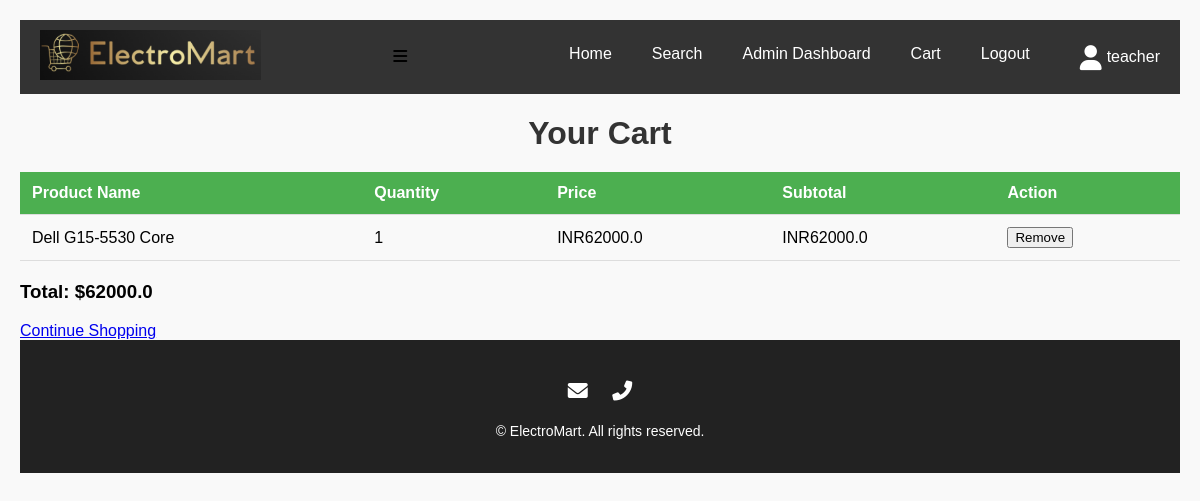
/cart (signed in), run on an earlier commit of the app's database.
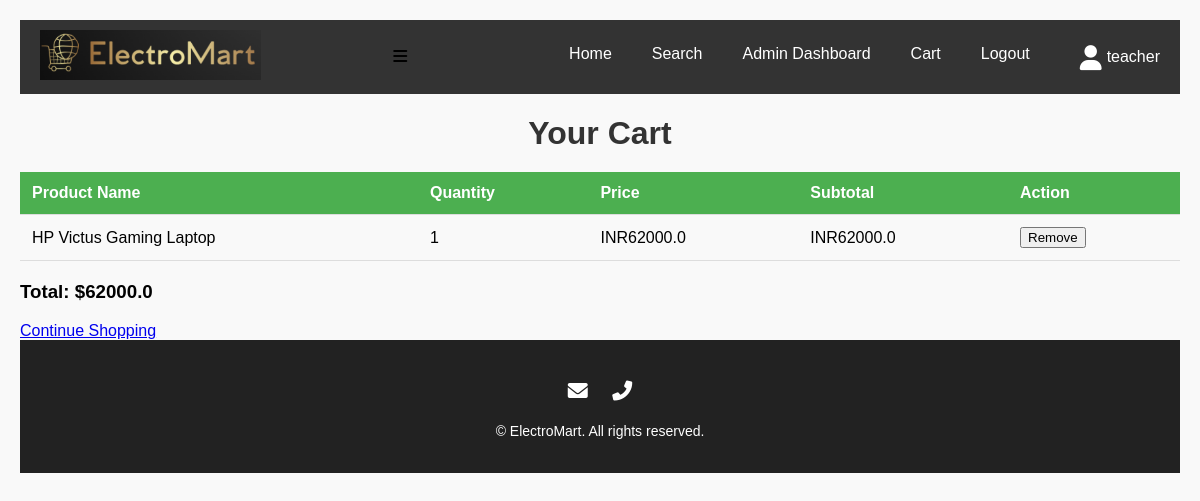
And on a later commit of the database.
### app.py (models this page shows)
class CartItem(db.Model):
    id = db.Column(db.Integer, primary_key=True)
    user_id = db.Column(db.Integer, db.ForeignKey('user.id'), nullable=False)  # Change 'users.id' to 'user.id'
    product_id = db.Column(db.Integer, db.ForeignKey('product.id'), nullable=False)  # Ensure consistency here
    quantity = db.Column(db.Integer, nullable=False, default=1)
    user = db.relationship('User', backref=db.backref('cart_items', lazy=True))
    product = db.relationship('Product', backref=db.backref('cart_items', lazy=True))

class Product(db.Model):
    __tablename__ = 'product'
    id = db.Column(db.Integer, primary_key=True)
    name = db.Column(db.String(100), nullable=False)
    category = db.Column(db.String(50), nullable=False)
    description = db.Column(db.Text, nullable=False)
    price = db.Column(db.Float, nullable=False)
    image_file = db.Column(db.String(120), nullable=False)
    admin_id = db.Column(db.Integer, db.ForeignKey('user.id'), nullable=False)  # Change 'users.id' to 'user.id'
    admin = db.relationship('User', backref='products')  # Correct relationship to 'User'

### app.py (the view)
@app.route('/cart')
@login_required
def cart():
    try:
        cart_items = CartItem.query.filter_by(user_id=current_user.id).all()
        total = sum(item.product.price * item.quantity for item in cart_items)
        return render_template('cart.html', cart_items=cart_items, total=total)
    except Exception as e:
        flash(f"Could not load cart: {str(e)}")
        return redirect(url_for('home'))

### app.py (called while the page is built)
@login_manager.user_loader
def load_user(user_id):
    return User.query.get(int(user_id))

### templates/cart.html (shortened to what this page needs)
{% extends 'base.html' %}
{% block content %}
    <h1>Your Cart</h1>
    {% if cart_items %}
        <table>
            <thead>
                <tr>
                    <th>Product Name</th>
                    <th>Quantity</th>
                    <th>Price</th>
                    <th>Subtotal</th>
                    <th>Action</th>
                </tr>
            </thead>
            <tbody>
                {% for item in cart_items %}
                <tr>
                    <td>{{ item.product.name }}</td>
                    <td>{{ item.quantity }}</td>
                    <td>INR{{ item.product.price }}</td>
                    <td>INR{{ item.product.price * item.quantity }}</td>
                    <td>
                        <form action="{{ url_for('delete_cart_item', item_id=item.id) }}" method="POST">
                            <button type="submit">Remove</button>
                        </form>
                    </td>
                </tr>
                {% endfor %}
            </tbody>
        </table>
        <h3>Total: ${{ total }}</h3>
    {% else %}
        <p>Your cart is empty.</p>
    {% endif %}
    <a href="{{ url_for('home') }}">Continue Shopping</a>
{% endblock %}

What changed in the data, as far as the page shows it:
changed through a linked row, CartItem: product.name "Dell G15-5530 Core" → "HP Victus Gaming Laptop"
